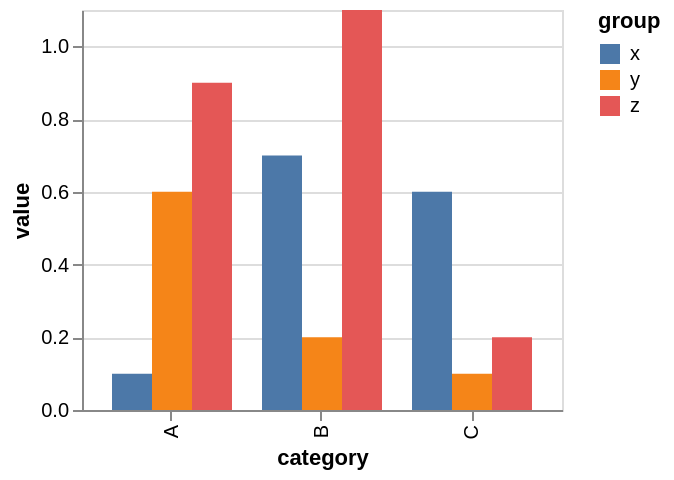

Source (Vega-Lite JSON):
### Vega specification from a JSON file in a GitHub repository (floating-point values rounded to 4 significant figures)
{"$schema": "https://vega.github.io/schema/vega/v5.json", "background": "white", "padding": 5, "height": 200, "style": "cell", "data": [{"name": "source_0", "values": [{"category": "A", "group": "x", "value": 0.1}, {"category": "A", "group": "y", "value": 0.6}, {"category": "A", "group": "z", "value": 0.9}, {"category": "B", "group": "x", "value": 0.7}, {"category": "B", "group": "y", "value": 0.2}, {"category": "B", "group": "z", "value": 1.1}, {"category": "C", "group": "x", "value": 0.6}, {"category": "C", "group": "y", "value": 0.1}, {"category": "C", "group": "z", "value": 0.2}]}, {"name": "data_0", "source": "source_0", "transform": [{"type": "stack", "groupby": ["category", "group"], "field": "value", "sort": {"field": [], "order": []}, "as": ["value_start", "value_end"], "offset": "zero"}, {"type": "filter", "expr": "isValid(datum[\"value\"]) && isFinite(+datum[\"value\"])"}]}], "signals": [{"name": "x_step", "update": "20 * bandspace(domain('xOffset').length, 0, 0) / (1-0.2)"}, {"name": "width", "update": "bandspace(domain('x').length, 0.2, 0.2) * x_step"}], "marks": [{"name": "marks", "type": "rect", "style": ["bar"], "from": {"data": "data_0"}, "encode": {"update": {"fill": {"scale": "color", "field": "group"}, "ariaRoleDescription": {"value": "bar"}, "description": {"signal": "\"category: \" + (isValid(datum[\"category\"]) ? datum[\"category\"] : \"\"+datum[\"category\"]) + \"; value: \" + (format(datum[\"value\"], \"\")) + \"; group: \" + (isValid(datum[\"group\"]) ? datum[\"group\"] : \"\"+datum[\"group\"])"}, "xc": {"scale": "x", "field": "category", "offset": {"scale": "xOffset", "field": "group", "band": 0.5}}, "width": {"signal": "max(0.25, bandwidth('xOffset'))"}, "y": {"scale": "y", "field": "value_end"}, "y2": {"scale": "y", "field": "value_start"}}}}], "scales": [{"name": "x", "type": "band", "domain": {"data": "data_0", "field": "category", "sort": true}, "range": {"step": {"signal": "x_step"}}, "paddingInner": 0.2, "paddingOuter": 0.2}, {"name": "y", "type": "linear", "domain": {"data": "data_0", "fields": ["value_start", "value_end"]}, "range": [{"signal": "height"}, 0], "nice": true, "zero": true}, {"name": "xOffset", "type": "band", "domain": {"data": "data_0", "field": "group", "sort": true}, "range": {"step": 20}}, {"name": "color", "type": "ordinal", "domain": {"data": "data_0", "field": "group", "sort": true}, "range": "category"}], "axes": [{"scale": "y", "orient": "left", "gridScale": "x", "grid": true, "tickCount": {"signal": "ceil(height/40)"}, "domain": false, "labels": false, "aria": false, "maxExtent": 0, "minExtent": 0, "ticks": false, "zindex": 0}, {"scale": "x", "orient": "bottom", "grid": false, "title": "category", "labelAlign": "right", "labelAngle": 270, "labelBaseline": "middle", "zindex": 0}, {"scale": "y", "orient": "left", "grid": false, "title": "value", "labelOverlap": true, "tickCount": {"signal": "ceil(height/40)"}, "zindex": 0}], "legends": [{"fill": "color", "symbolType": "square", "title": "group"}]}
